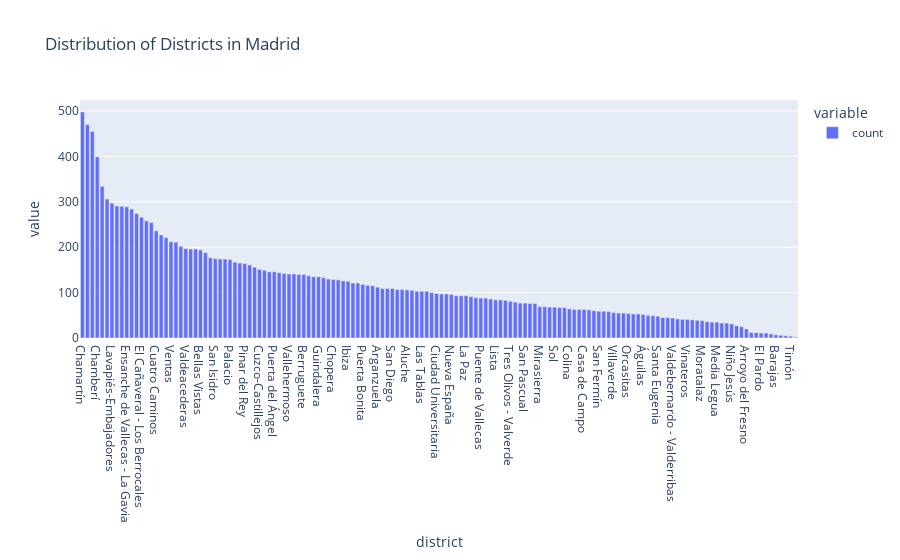

The cell this chart's notebook holds for it:
### Code cell
px.bar(df.district.value_counts(), title= 'Distribution of Districts in Madrid')

### Figure 1 — Plotly figure (JSON) as saved in the notebook; plotly's stock layout.template omitted (floating-point values rounded to 4 significant figures; data arrays with more than 128 entries replaced by an {"elided": "..."} marker saying what was removed)
{"data": [{"alignmentgroup": "True", "hovertemplate": "variable=count<br>district=%{x}<br>value=%{y}<extra></extra>", "legendgroup": "count", "marker": {"color": "#636efa", "pattern": {"shape": ""}}, "name": "count", "offsetgroup": "count", "orientation": "v", "showlegend": true, "textposition": "auto", "type": "bar", "x": {"elided": "146 str values"}, "xaxis": "x", "y": {"elided": "146 int values"}, "yaxis": "y"}], "layout": {"barmode": "relative", "legend": {"title": {"text": "variable"}, "tracegroupgap": 0}, "title": {"text": "Distribution of Districts in Madrid"}, "xaxis": {"anchor": "y", "domain": [0, 1], "title": {"text": "district"}}, "yaxis": {"anchor": "x", "domain": [0, 1], "title": {"text": "value"}}}}
